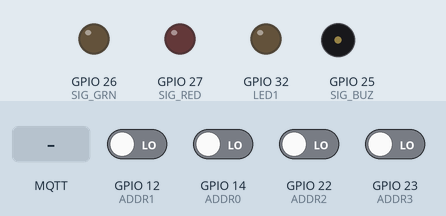
This sketch was run on a simulated ESP32. On the bench: output pins drawn as LEDs (lit = HIGH), buzzer (waves = sounding, pin HIGH). Dashed ring = blinking. The inputs (shaded band) are chosen by the test bench; at power-on: GPIO 12 (ADDR1), GPIO 14 (ADDR0), GPIO 22 (ADDR2), GPIO 23 (ADDR3) LOW. WiFi joins after 1.5 s; servers stay silent unless stated; no MQTT or app messages arrive unless stated; what the sketch prints to the serial monitor is not drawn.

Above: at 2.7 s.
2.8 s: MQTT message "<OK>" arrives on the first subscribed topic
At 2.9 s:
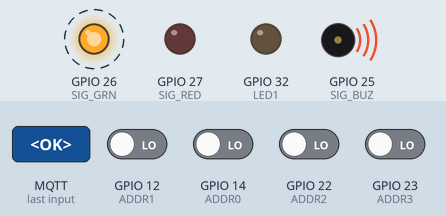
At 3.3 s:
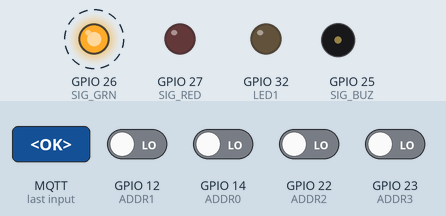
5.8 s: MQTT message "<DENY>" arrives on the first subscribed topic
At 6.45 s:
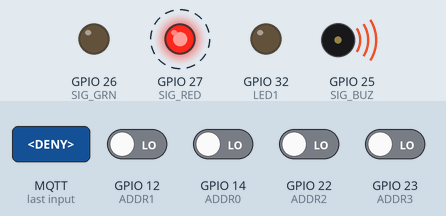
Timing chart, 0 to 8.8 s (numbered marks = the images above; inputs shaded):
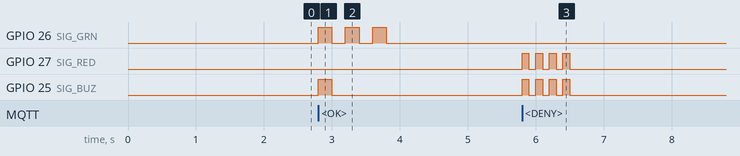

The sketch:

EnvisionNotifTower.ino
```cpp
/*
 | Envision Notification Towers
 | Georges Troulis  <gtroulis@ucsd.edu>
 |
 | This firmware runs on the ESP32 boards that drive the Notification Tower Lamps
 | in response to sign-in attempts from the EnVision Kiosk.
 |
 | Connects to EnVision-Local network with static IP address (determined by solder
 | jumpers), subscribes to the 'envision/sign_in' MQTT topic, and responds to messages
 | received from that topic (placed there by the Kiosk).
 |
 | Library Dependencies (needed to compile):
 |  - PubSubClient (MQTT Client):
 |
 | ------------------------------------------------------------
 | Revision Log (Updated 12/04/2019):
 | 0.4: Changed bug in static IP assignment giving incorrect range
 | 0.3: Changed Server IP from George's Laptop to EnVision Server
 | 0.2: Implemented MQTT, successfully actuates tower lamps to MQTT commands
 | 0.1: First pre-release rev, initializes all GPIOs and has basic
 |      test routine
 |
 | ------------------------------------------------------------
 | TODO list:
 |  [ ] Store WiFi credentials in hashed form
 |  [ ] Implement better failure mechanisms for WiFi failures
*/

// The firmware revision
#define FIRMWARE_REV  F("0.4")

// WiFi and MQTT libraries for ESP32
#include <WiFi.h>
#include <PubSubClient.h>

/******************************************************************************/
/*  GPIO Defs                                                                 */
/******************************************************************************/

// On-Board Pushbutton/LEDs for general purpose
// LEDs: active if output HIGH
// BTN:  pushed if read LOW
#define LED1 32
#define BTN1 33

// Signals for 24V Tower Lamp
// Active if set HIGH
#define SIG_RED 27
#define SIG_GRN 26
#define SIG_BUZ 25

// Address Solder Jumpers, to give each board a unique address
// Soldered: Reads 1
// Unsoldered: Reads 0
#define ADDR0 14
#define ADDR1 12
#define ADDR2 22
#define ADDR3 23

// Generic IO pins from breakout
#define D16  16
#define D17  17
#define D5    5
#define D18  18

/******************************************************************************/
/*  Const Defs                                                                */
/******************************************************************************/

// Local EnVision Network Credentials
#define SSID "EnVision-Local"
#define PSWD "thinkmakebreak"
#define MQTT_SERV_IP "192.168.111.111"
#define MQTT_PORT 1883

#define MQTT_NOTIF_TOWER_TOPIC "envision/front_desk/sign_in"

// Network Config Options
IPAddress gateway(192, 168, 111, 1);
IPAddress subnet(255, 255, 255, 0);

/******************************************************************************/
/*  Global Vars                                                               */
/******************************************************************************/

// The unique address of the device, determined by the solder jumpers
byte deviceAddr;

// The static IP Address of this device, determined by the solder jumpers
IPAddress deviceIP;

// Keep track of button state to react to changing states only
int btnPrev = 0;

// The MQTT Client objects
WiFiClient espClient;
PubSubClient mqttClient(espClient);

/******************************************************************************/
/*  Main Functions                                                            */
/******************************************************************************/

void setup() {

  // Init all the IO Pins
  initIO();

  // Read the address jumpers to determine the address of this device
  initDeviceAddr();

  // Enable default serial UART for USB debugging/printing
  Serial.begin(115200);

  // Print some startup stats like firmware rev and device address
  printBootStats();

  // Connect to the local EnVision network
  initWifi();

}

void loop() {

  // Wait for MQTT Messages on subscribed topics, and reconnect if necessary
  if (!mqttClient.connected()) {
    reconnect();
  }
  mqttClient.loop();
}

/******************************************************************************/
/*  Init Functions                                                            */
/******************************************************************************/

/*
 *  Initialize all the IO pins and set default output states
 */
void initIO() {
  // General Purpose LED/Button
  pinMode(LED1, OUTPUT);
  pinMode(BTN1, INPUT);

  // Tower Lamp signals
  pinMode(SIG_RED, OUTPUT);
  pinMode(SIG_GRN, OUTPUT);
  pinMode(SIG_BUZ, OUTPUT);

  // Default Output States
  digitalWrite(LED1, LOW);
  digitalWrite(SIG_RED, LOW);
  digitalWrite(SIG_GRN, LOW);
  digitalWrite(SIG_BUZ, LOW);
}

/*
 *  Initialize the Addr Jumpers to inputs, then read them to
 *  determine the device address
 */
void initDeviceAddr() {

  // Init Address Jumpers as inputs
  pinMode(ADDR0, INPUT);
  pinMode(ADDR1, INPUT);
  pinMode(ADDR2, INPUT);
  pinMode(ADDR3, INPUT);

  // Read the address jumpers to determine the device address (4-bits)
  deviceAddr = 0;
  deviceAddr =                     (digitalRead(ADDR3) & 0x1);
  deviceAddr = (deviceAddr << 1) | (digitalRead(ADDR2) & 0x1);
  deviceAddr = (deviceAddr << 1) | (digitalRead(ADDR1) & 0x1);
  deviceAddr = (deviceAddr << 1) | (digitalRead(ADDR0) & 0x1);

  // Set the Static IP variable of this device (don't init address yet)
  // Static IP Ranges: 192.168.111.X
  // X in range [221, 229] U [231, 238]
  // 192.168.111.239 reserved for testing MQTT server
  uint8_t addr[4] = {192, 168, 111, 221};
  if (deviceAddr < 9) {
    addr[3] += deviceAddr;
  }
  else {
    // The value 230 is reserved for the last octet for another machine
    addr[3] += 1 + deviceAddr;
  }
  deviceIP = addr;
}

/*
 *  Attempt to connect to the EnVision-Local network with a
 *  static IP address determined by the device's unique address
 *
 *  Keep retrying until success
 */
void initWifi() {
  Serial.print(F("Connecting to network "));
  Serial.println(SSID);

  // Static IP Address configured during initDeviceAddr
  if (!WiFi.config(deviceIP, gateway, subnet)) {
    Serial.println("Static IP Failed to configure");
  }

  WiFi.begin(SSID, PSWD);

  while (WiFi.status() != WL_CONNECTED) {
    delay(500);
    Serial.print(".");
  }

  Serial.println("");
  Serial.println("WiFi connected");
  Serial.print("IP address: ");
  Serial.println(WiFi.localIP());

  mqttClient.setServer(MQTT_SERV_IP, MQTT_PORT);
  mqttClient.setCallback(mqttMsgRecvCallback);
}

/*
 *  Print some stats to main UART for debugging purposes
 */
void printBootStats() {
  Serial.println();
  Serial.println(F("----------------------------------------"));
  Serial.println(F("EnVision Notification Tower"));

  Serial.print(F("Firmware Version: "));
  Serial.println(FIRMWARE_REV);

  Serial.print(F("Device Address: "));
  Serial.println(deviceAddr);
  Serial.println();
}

/******************************************************************************/
/*  Other Helper Functions                                                    */
/******************************************************************************/

/*
 *  MQTT callback function, called whenever a message is received on
 *  a subscribed topic
 */
void mqttMsgRecvCallback(char* topic, byte* msgRaw, unsigned int length) {
  #define SUCCESS_DELAY 200
  #define FAIL_DELAY 100

  // Only respond to messages from "envision/sign_in"
  if (String(topic) != MQTT_NOTIF_TOWER_TOPIC)
    return;

  // Convert to String for easier parsing
  String message;
  for (int i = 0; i < length; i++) {
    message += (char) msgRaw[i];
  }

  Serial.print("[");
  Serial.print(topic);
  Serial.print("]: ");
  Serial.println(message);

  if (message == "<OK>") {
    // Beep the buzzer once but blink the green light thrice
    digitalWrite(SIG_BUZ, HIGH);
    digitalWrite(SIG_GRN, HIGH);
    delay(SUCCESS_DELAY);
    digitalWrite(SIG_BUZ, LOW);
    digitalWrite(SIG_GRN, LOW);
    delay(SUCCESS_DELAY);
    for (int i = 0; i < 2; i++) {
      digitalWrite(SIG_GRN, HIGH);
      delay(SUCCESS_DELAY);
      digitalWrite(SIG_GRN, LOW);
      delay(SUCCESS_DELAY);
    }
  }
  else if (message == "<DENY>") {
    // Beep the buzzer and blink the red light 4 times
    for (int i = 0; i < 4; i++) {
      digitalWrite(SIG_RED, HIGH);
      digitalWrite(SIG_BUZ, HIGH);
      delay(FAIL_DELAY);
      digitalWrite(SIG_RED, LOW);
      digitalWrite(SIG_BUZ, LOW);
      delay(FAIL_DELAY);
    }
  }
}

/*
 *  Connect to the MQTT server and subscribe to relevant topics
 */
void reconnect() {
  // Construct the MQTT Device ID string
  char deviceID[] = "NotifTower_00\0";
  deviceID[11] = '0' + deviceAddr / 10;
  deviceID[12] = '0' + deviceAddr % 10;

  // Loop until we're reconnected
  while (!mqttClient.connected()) {
    Serial.print("Attempting MQTT connection to ");
    Serial.print(MQTT_SERV_IP);
    Serial.print(" on port ");
    Serial.print(MQTT_PORT);
    Serial.print(" with client ID ");
    Serial.println(deviceID);

    // Attempt to connect
    if (mqttClient.connect(deviceID)) {
      Serial.println("MQTT Connected Successfully");
      // Subscribe
      mqttClient.subscribe(MQTT_NOTIF_TOWER_TOPIC);
    } else {
      Serial.print("failed, rc=");
      Serial.print(mqttClient.state());
      Serial.println(" try again in 5 seconds");
      // Wait 5 seconds before retrying
      delay(5000);
    }
  }
}

/*
 * Cycle all tower lamp signals for testing
 */
void cycleLights() {
  Serial.println(F("---------------"));
  Serial.println(F("Cycling all lamp signals ..."));

  Serial.println(F("Cycle Red ..."));
  for (int i = 0; i < 3; i++) {
    digitalWrite(SIG_RED, HIGH);
    delay(100);
    digitalWrite(SIG_RED, LOW);
    delay(100);
  }
  Serial.println(F("Red done!\n"));
  delay(300);

  Serial.println(F("Cycle Green ..."));
  for (int i = 0; i < 3; i++) {
    digitalWrite(SIG_GRN, HIGH);
    delay(100);
    digitalWrite(SIG_GRN, LOW);
    delay(100);
  }
  Serial.println(F("Green done!\n"));
  delay(300);

  Serial.println(F("Cycle Buzzer ..."));
  for (int i = 0; i < 3; i++) {
    digitalWrite(SIG_BUZ, HIGH);
    delay(100);
    digitalWrite(SIG_BUZ, LOW);
    delay(100);
  }
  Serial.println(F("Buzzer done!\n"));

  Serial.println(F("Cycle complete!"));
  Serial.println(F("---------------"));
  Serial.println();
}
```

Measured:
- after the input at 2.8 s, GPIO 26 (SIG_GRN): alternates HIGH for 0.20 s and LOW for 0.20 s, 6 changes in all, then stays LOW, starting at once; GPIO 25 (SIG_BUZ): LOW → HIGH at once, → LOW 0.20 s later
- after the input at 5.8 s, GPIO 27 (SIG_RED), GPIO 25 (SIG_BUZ): alternates HIGH for 0.10 s and LOW for 0.10 s, 8 changes in all, then stays LOW, starting at once
